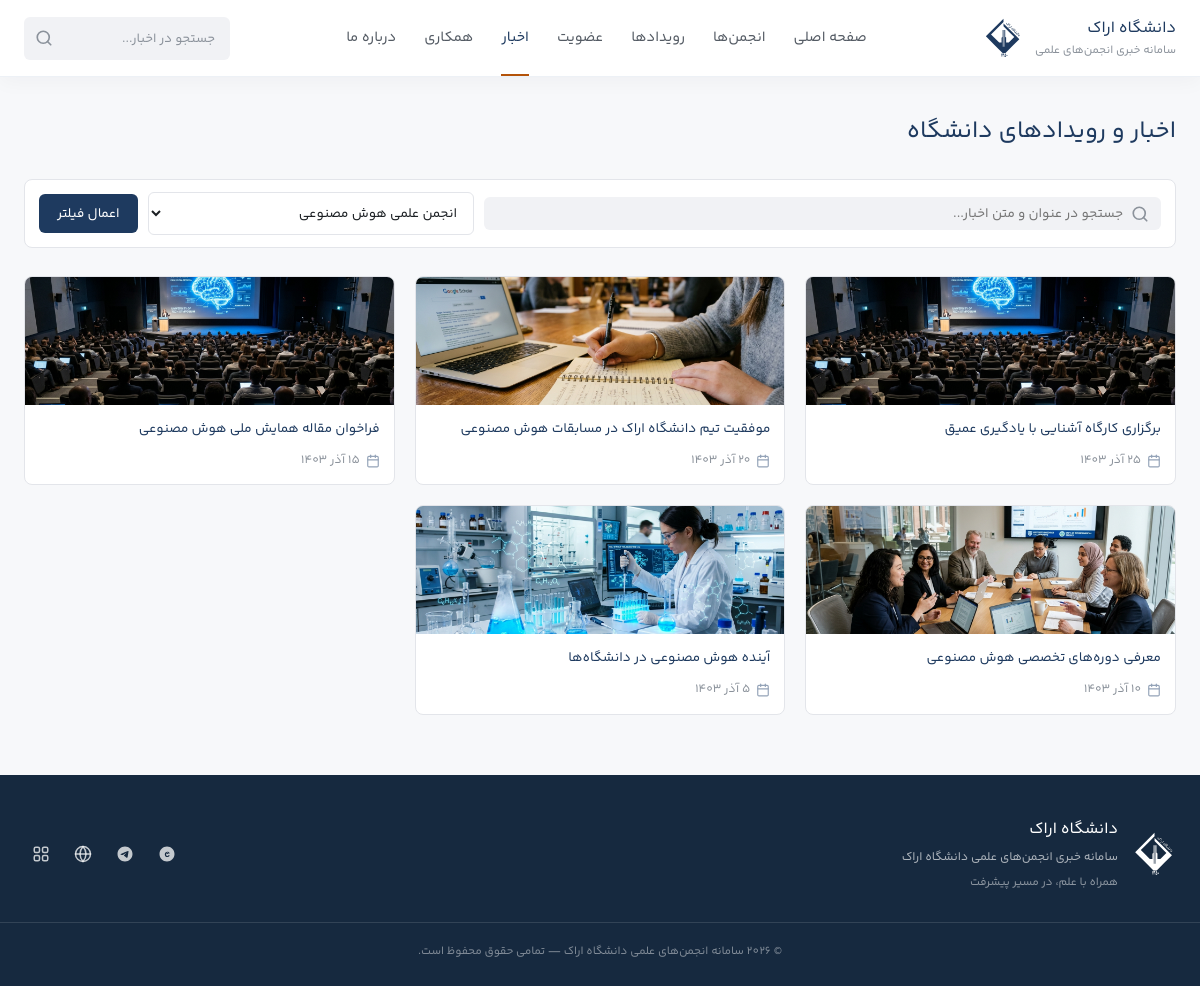
Screenshot of /news.php?assoc=1 with the database file from the repository.
### tables this page shows
CREATE TABLE IF NOT EXISTS `news` (
  `id` int(11) NOT NULL AUTO_INCREMENT PRIMARY KEY,
  `association_id` int(11) DEFAULT 0,
  `title` varchar(255) NOT NULL,
  `content` text,
  `image` varchar(255) NOT NULL,
  `created_at` date NOT NULL,
  KEY `idx_news_assoc` (`association_id`, `created_at`)
) DEFAULT CHARSET=utf8mb4;

### news.php (the view, shortened to what this page needs)
<?php
include 'includes/header.php';
$q = trim($_GET['q'] ?? '');
$assoc = (int)($_GET['assoc'] ?? 0);
$p = max(1, (int)($_GET['p'] ?? 1));
$per = 9;
$where = []; $params = [];
if ($assoc > 0) { $where[] = "association_id = ?"; $params[] = $assoc; }
$w = $where ? 'WHERE ' . implode(' AND ', $where) : '';
$cnt = $pdo->prepare("SELECT COUNT(*) FROM news $w");
$cnt->execute($params);
$total = (int)$cnt->fetchColumn();
$pages = max(1, (int)ceil($total / $per));
$p = min($p, $pages);
$offset = ($p - 1) * $per;
$st = $pdo->prepare("SELECT * FROM news $w ORDER BY created_at DESC, id DESC LIMIT $per OFFSET $offset");
$st->execute($params);
$list = $st->fetchAll();
$assocs = $pdo->query("SELECT id, name FROM associations ORDER BY name")->fetchAll();
?>
<section class="page-container container">
    <div class="page-header-box">
        <div class="section-title-wrap">
            <h1 class="page-title">اخبار و رویدادهای دانشگاه</h1>
        </div>
    </div>
    <form class="news-filter-bar" method="get">
        <div class="filter-input-wrap">
            <?= svgIcon('search', 'filter-search-icon', 18) ?>
            <input type="text" name="q" placeholder="جستجو در عنوان و متن اخبار..." value="<?= e($q) ?>">
        </div>
        <div class="filter-select-wrap">
            <select name="assoc">
                <?php foreach ($assocs as $a): ?>
                    <option value="<?= $a['id'] ?>" <?= $assoc == $a['id'] ? 'selected' : '' ?>><?= e($a['name']) ?></option>
                <?php endforeach; ?>
            </select>
        </div>
        <button type="submit" class="btn-primary btn-filter-submit">
            <span>اعمال فیلتر</span>
        </button>
    </form>
    <?php if ($list): ?>
        <div class="news-archive-grid">
            <?php foreach ($list as $n): ?>
                <?= newsCard($n, false) ?>
            <?php endforeach; ?>
        </div>
    <?php endif; ?>
</section>
<?php include 'includes/footer.php'; ?>

### includes/functions.php (shortened to what this page needs)
<?php
function e($s) { return htmlspecialchars((string)$s, ENT_QUOTES, 'UTF-8'); }
function gregorian_to_jalali($gy, $gm, $gd) {
    $g_d_m = [0,31,59,90,120,151,181,212,243,273,304,334];
    $gy2 = ($gm > 2) ? ($gy + 1) : $gy;
    $days = 355666 + (365 * $gy) + ((int)(($gy2 + 3) / 4)) - ((int)(($gy2 + 99) / 100)) + ((int)(($gy2 + 399) / 400)) + $gd + $g_d_m[$gm - 1];
    $jy = -1595 + (33 * ((int)($days / 12053)));
    $days %= 12053;
    $jy += 4 * ((int)($days / 1461));
    $days %= 1461;
    if ($days < 186) { $jm = 1 + (int)($days / 31); $jd = 1 + ($days % 31); }
    else { $jm = 7 + (int)(($days - 186) / 30); $jd = 1 + (($days - 186) % 30); }
    return [$jy, $jm, $jd];
}
function formatDate($date) {
    $t = strtotime($date);
    list($jy, $jm, $jd) = gregorian_to_jalali((int)date('Y', $t), (int)date('n', $t), (int)date('j', $t));
    $months = ['','فروردین','اردیبهشت','خرداد','تیر','مرداد','شهریور','مهر','آبان','آذر','دی','بهمن','اسفند'];
    $persian = ["$jd", $months[$jm], "$jy"];
    return strtr(implode(' ', $persian), ['0'=>'۰','1'=>'۱','2'=>'۲','3'=>'۳','4'=>'۴','5'=>'۵','6'=>'۶','7'=>'۷','8'=>'۸','9'=>'۹']);
}
function svgIcon($name, $class = '', $size = null) {
    $szAttr = $size ? 'width="' . (int)$size . '" height="' . (int)$size . '"' : '';
    $cls = $class ? ' class="svg-icon ' . e($class) . '"' : ' class="svg-icon"';
    switch ($name) {
        case 'search':
            return '<svg ' . $cls . ' ' . $szAttr . ' viewBox="0 0 24 24" fill="none" stroke="currentColor" stroke-width="2.2" stroke-linecap="round" stroke-linejoin="round"><circle cx="11" cy="11" r="8"/><line x1="21" y1="21" x2="16.65" y2="16.65"/></svg>';
        case 'calendar':
            return '<svg ' . $cls . ' ' . $szAttr . ' viewBox="0 0 24 24" fill="none" stroke="currentColor" stroke-width="2" stroke-linecap="round" stroke-linejoin="round"><rect x="3" y="4" width="18" height="18" rx="2" ry="2"/><line x1="16" y1="2" x2="16" y2="6"/><line x1="8" y1="2" x2="8" y2="6"/><line x1="3" y1="10" x2="21" y2="10"/></svg>';
        case 'close':
            return '<svg ' . $cls . ' ' . $szAttr . ' viewBox="0 0 24 24" fill="none" stroke="currentColor" stroke-width="2.5" stroke-linecap="round" stroke-linejoin="round"><line x1="18" y1="6" x2="6" y2="18"/><line x1="6" y1="6" x2="18" y2="18"/></svg>';
        case 'menu':
            return '<svg ' . $cls . ' ' . $szAttr . ' viewBox="0 0 24 24" fill="none" stroke="currentColor" stroke-width="2.2" stroke-linecap="round" stroke-linejoin="round"><line x1="3" y1="12" x2="21" y2="12"/><line x1="3" y1="6" x2="21" y2="6"/><line x1="3" y1="18" x2="21" y2="18"/></svg>';
        case 'telegram':
            return '<svg ' . $cls . ' ' . $szAttr . ' viewBox="0 0 24 24" fill="currentColor"><path d="M12 2C6.48 2 2 6.48 2 12s4.48 10 10 10 10-4.48 10-10S17.52 2 12 2zm4.64 6.8c-.15 1.58-.8 5.42-1.13 7.19-.14.75-.42 1-.68 1.03-.58.05-1.02-.38-1.58-.75-.88-.58-1.38-.94-2.23-1.5-.99-.65-.35-1.01.22-1.59.15-.15 2.71-2.48 2.76-2.69a.2.2 0 0 0-.05-.18c-.06-.05-.14-.03-.21-.02-.09.02-1.49.95-4.22 2.79-.4.27-.76.41-1.08.4-.36-.01-1.04-.2-1.55-.37-.63-.2-1.12-.31-1.08-.66.02-.18.27-.36.74-.55 2.92-1.27 4.86-2.11 5.83-2.51 2.78-1.16 3.35-1.36 3.73-1.36.08 0 .27.02.39.12.1.08.13.19.14.27-.01.06.01.24 0 .37z"/></svg>';
        case 'eitaa':
            return '<svg ' . $cls . ' ' . $szAttr . ' viewBox="0 0 24 24" fill="currentColor"><path d="M12 2C6.48 2 2 6.48 2 12s4.48 10 10 10 10-4.48 10-10S17.52 2 12 2zm3.3 12.6c-.6.9-1.6 1.4-2.8 1.4-1.9 0-3.4-1.5-3.4-3.5 0-2 1.5-3.5 3.4-3.5 1.5 0 2.7.9 3.2 2.2h-1.8c-.3-.5-.8-.8-1.4-.8-1 0-1.7.8-1.7 2.1 0 1.2.7 2.1 1.7 2.1.6 0 1.1-.3 1.4-.8h1.4v.8zm-2.8-2.6c-.6 0-1.1-.5-1.1-1.1s.5-1.1 1.1-1.1 1.1.5 1.1 1.1-.5 1.1-1.1 1.1z"/></svg>';
        case 'globe':
        case 'web':
        case 'website':
            return '<svg ' . $cls . ' ' . $szAttr . ' viewBox="0 0 24 24" fill="none" stroke="currentColor" stroke-width="2" stroke-linecap="round" stroke-linejoin="round"><circle cx="12" cy="12" r="10"/><line x1="2" y1="12" x2="22" y2="12"/><path d="M12 2a15.3 15.3 0 0 1 4 10 15.3 15.3 0 0 1-4 10 15.3 15.3 0 0 1-4-10 15.3 15.3 0 0 1 4-10z"/></svg>';
        case 'grid':
        case 'portal':
            return '<svg ' . $cls . ' ' . $szAttr . ' viewBox="0 0 24 24" fill="none" stroke="currentColor" stroke-width="2" stroke-linecap="round" stroke-linejoin="round"><rect x="3" y="3" width="7" height="7" rx="2"/><rect x="14" y="3" width="7" height="7" rx="2"/><rect x="14" y="14" width="7" height="7" rx="2"/><rect x="3" y="14" width="7" height="7" rx="2"/></svg>';
    }
}
function getNewsImageUrl($img) {
    if (!empty($img)) {
        if (file_exists(__DIR__ . '/../uploads/news/' . $img)) {
            return 'uploads/news/' . e($img);
        }
    }
    return 'assets/images/news-placeholder1.jpg';
}
function newsCard($n, $big = false) {
    $url = 'news_view.php?id=' . (int)$n['id'];
    $imgSrc = getNewsImageUrl($n['image'] ?? '');
    $dateStr = formatDate($n['created_at']);
    $title = e($n['title']);
    return '<div class="news-card small-card">
        <a href="' . $url . '" class="small-card-img-wrap">
            <img src="' . $imgSrc . '" alt="' . $title . '" loading="lazy">
        </a>
        <div class="small-card-content">
            <h4 class="small-card-title"><a href="' . $url . '">' . $title . '</a></h4>
            <div class="small-card-meta">
                <span class="news-date">' . svgIcon('calendar', 'date-icon', 14) . ' ' . $dateStr . '</span>
            </div>
        </div>
    </div>';
}
?>

### rows the page displays
news: image (picture), title "برگزاری کارگاه آشنایی با یادگیری عمیق", created_at "۲۵ آذر ۱۴۰۳"
news: image (picture), title "موفقیت تیم دانشگاه اراک در مسابقات هوش مصنوعی", created_at "۲۰ آذر ۱۴۰۳"
news: title "فراخوان مقاله همایش ملی هوش مصنوعی", created_at "۱۵ آذر ۱۴۰۳"
news: image (picture), title "معرفی دوره‌های تخصصی هوش مصنوعی", created_at "۱۰ آذر ۱۴۰۳"
news: image (picture), title "آینده هوش مصنوعی در دانشگاه‌ها", created_at "۵ آذر ۱۴۰۳"

### other values shown
$item[1] "صفحه اصلی"
$item[1] "انجمن‌ها"
$item[1] "رویدادها"
$item[1] "عضویت"
$item[1] "اخبار"
$item[1] "همکاری"
$item[1] "درباره ما"
form field assoc "انجمن علمی هوش مصنوعی"
